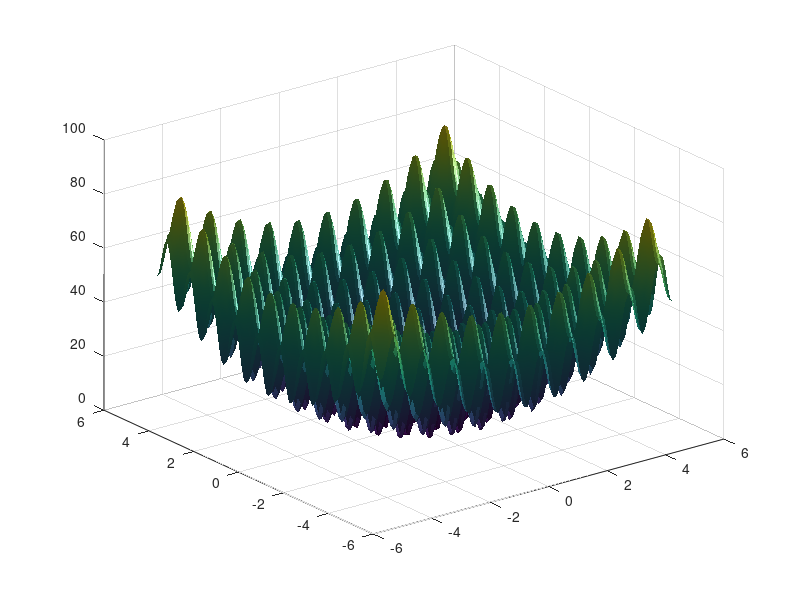

MATLAB code for this plot: (Note: this script raises an error after producing the figure.)
function plotobjective(fcn,range)
%PLOTOBJECTIVE plot a fitness function in two dimensions
%   plotObjective(fcn,range) where range is a 2 by 2 matrix in which each
%   row holds the min and max values to range over in that dimension.

%   Copyright 2003-2004 The MathWorks, Inc.

if(nargin == 0)
    fcn = @rastriginsfcn;
    range = [-5,5;-5,5];
end

pts = 100;
span = diff(range')/(pts - 1);
x = range(1,1): span(1) : range(1,2);
y = range(2,1): span(2) : range(2,2);

pop = zeros(pts * pts,2);
k = 1;
for i = 1:pts
    for j = 1:pts
        pop(k,:) = [x(i),y(j)];
        k = k + 1;
    end
end

values = feval(fcn,pop);
values = reshape(values,pts,pts);

surf(x,y,values)
shading interp
light
lighting phong
hold on
contour(x,y,values)
rotate3d
view(37,60)
